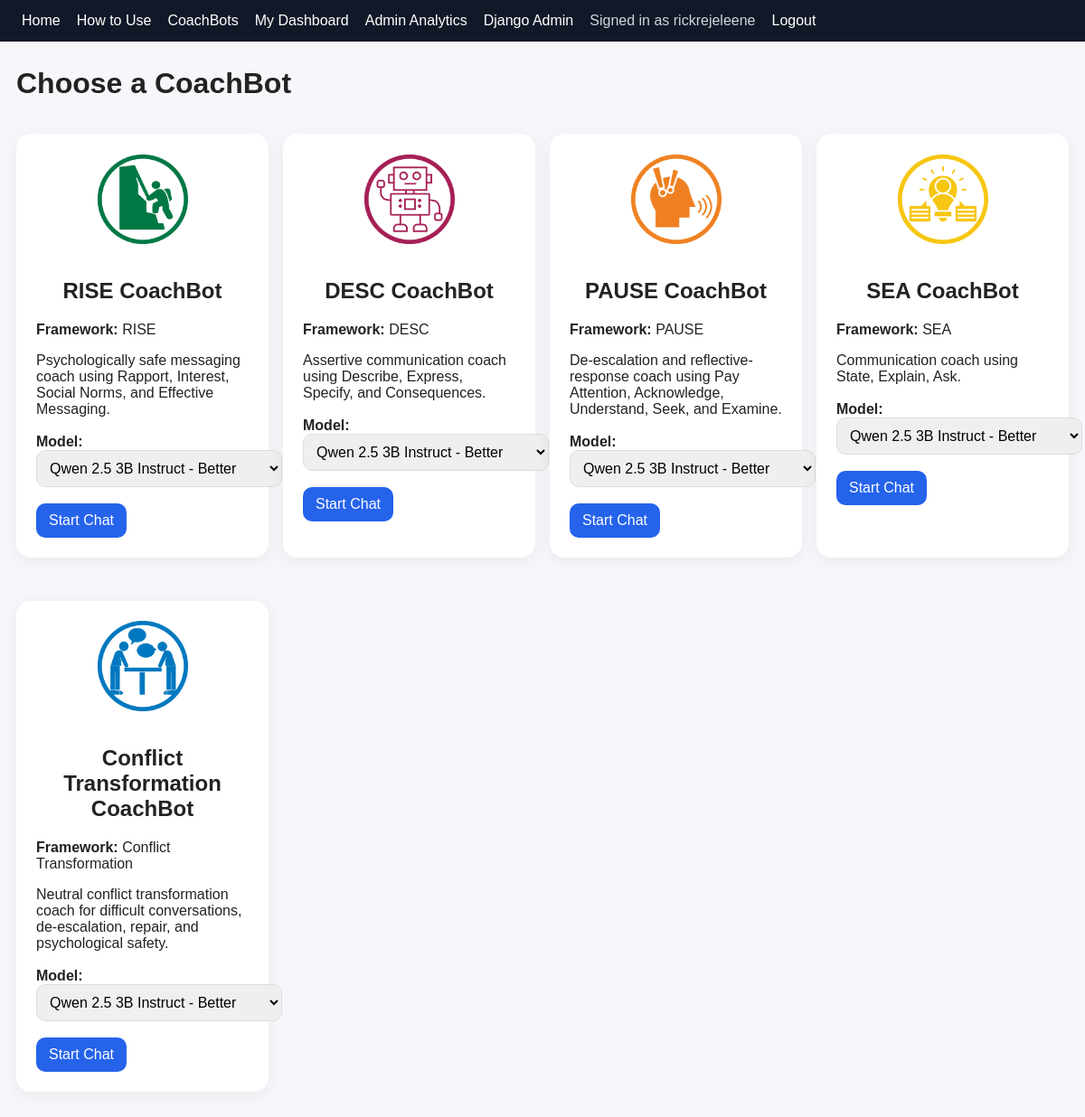
Screenshot of /bots/ (signed in) with the database file from the repository.
### bots/models.py (models this page shows, shortened)
class Chatbot(models.Model):
    name = models.CharField(max_length=120, unique=True)
    framework = models.CharField(max_length=80)
    description = models.TextField()
    system_prompt = models.TextField()
    is_active = models.BooleanField(default=True)

### bots/views.py (the view)
# urls.py: urlpatterns = [path('', views.bot_list, name='bot_list')]
def bot_list(request):
    bots = Chatbot.objects.filter(is_active=True)
    models = OllamaModel.objects.filter(is_active=True)
    return render(request, "bots/list.html", {
        "bots": bots,
        "models": models,
    })

### templates/bots/list.html (shortened to what this page needs)
{% extends "base.html" %}
{% load static %}
{% block content %}
<h1>Choose a CoachBot</h1>
<div class="grid">
  {% for bot in bots %}
    <div class="card bot-choice-card">
      {% if "Conflict" in bot.name %}
        <img src="{% static 'img/conflict-coachbot-logo.png' %}" class="bot-list-logo" alt="Conflict CoachBot Logo">
      {% elif "RISE" in bot.name %}
        <img src="{% static 'img/RISE.png' %}" class="bot-list-logo" alt="RISE CoachBot Logo">
      {% elif "DESC" in bot.name %}
        <img src="{% static 'img/DESC.png' %}" class="bot-list-logo" alt="DESC CoachBot Logo">
      {% elif "PAUSE" in bot.name %}
        <img src="{% static 'img/PAUSE.png' %}" class="bot-list-logo" alt="PAUSE CoachBot Logo">
      {% elif "SEA" in bot.name %}
        <img src="{% static 'img/SEA.png' %}" class="bot-list-logo" alt="SEA CoachBot Logo">
      {% endif %}
      <h2>{{ bot.name }}</h2>
      <p><strong>Framework:</strong> {{ bot.framework }}</p>
      <p>{{ bot.description }}</p>
      <form method="get" action="/chat/start/">
        <label><strong>Model:</strong></label>
        <select name="model_id">
          {% for model in models %}
            {% if model.is_active %}
              <option value="{{ model.id }}">{{ model.display_name }}</option>
            {% endif %}
          {% endfor %}
        </select>
        <br><br>
        <button type="submit">Start Chat</button>
      </form>
    </div>
  {% endfor %}
</div>
{% endblock %}

### templates/base.html (shortened to what this page needs)
<!doctype html>
<html lang="en">
<head>
</head>
<body>
  <nav>
    <a href="/">Home</a>
    <a href="/how-to-use/">How to Use</a>
    <a href="/bots/">CoachBots</a>
    {% if user.is_authenticated %}
      <a href="/chat/dashboard/">My Dashboard</a>
    {% endif %}
    {% if user.is_staff %}
      <a href="/analytics/admin-dashboard/">
        Admin Analytics
      </a>
      <a href="/admin/">
        Django Admin
      </a>
    {% endif %}
    {% if user.is_authenticated %}
      <span>
        Signed in as {{ user.username }}
      </span>
      <form
        method="post"
        action="{% url 'logout' %}"
        class="logout-form"
      >
        <button
          type="submit"
          class="logout-button"
        >
          Logout
        </button>
      </form>
    {% endif %}
  </nav>
  <main class="container">
    {% block content %}{% endblock %}
  </main>
</body>
</html>

### templates/base.html (style rules this page uses)
*, *::before, *::after { box-sizing: border-box; }
body { font-family: Arial, sans-serif; margin: 0; background: #f7f7fb; color: #222; }
nav { background: #111827; color: white; padding: 14px 24px; display: flex; align-items: center; gap: 18px; flex-wrap: wrap; }
nav a { color: white; text-decoration: none; }
nav span { color: #d1d5db; }
.logout-form { display: inline; margin: 0; }
.logout-button { background: none; border: none; border-radius: 0; color: white; padding: 0; font: inherit; cursor: pointer; text-decoration: none; }
.container { width: 100%; max-width: 1200px; margin: 28px auto; padding: 0 18px; }
.card { background: white; border-radius: 16px; padding: 22px; margin: 16px 0; box-shadow: 0 4px 18px rgba(0, 0, 0, 0.06); }
button, .btn { background: #2563eb; color: white; border: 0; border-radius: 10px; padding: 10px 14px; text-decoration: none; cursor: pointer; font: inherit; }
select, input, textarea { padding: 10px; border: 1px solid #ddd; border-radius: 10px; font: inherit; }
.grid { display: grid; grid-template-columns: repeat( auto-fit, minmax(240px, 1fr) ); gap: 16px; }

### templates/bots/list.html (style rules this page uses)
.bot-choice-card { text-align: center; }
.bot-list-logo { width: 100px; height: 100px; object-fit: contain; margin-bottom: 14px; }
.bot-choice-card p { text-align: left; }
.bot-choice-card form { margin-top: 18px; text-align: left; }

### rows the page displays
Chatbot: name "RISE CoachBot", framework "RISE", description "Psychologically safe messaging coach using Rapport, Interest, Social Norms, and Effective Messaging."
Chatbot: name "DESC CoachBot", framework "DESC", description "Assertive communication coach using Describe, Express, Specify, and Consequences."
Chatbot: name "PAUSE CoachBot", framework "PAUSE", description "De-escalation and reflective-response coach using Pay Attention, Acknowledge, Understand, Seek, and Examine."
Chatbot: name "SEA CoachBot", framework "SEA", description "Communication coach using State, Explain, Ask."
Chatbot: name "Conflict Transformation CoachBot", framework "Conflict Transformation", description "Neutral conflict transformation coach for difficult conversations, de-escalation, repair, and psychological safety."

### other values shown
{{ user.username }} "rickrejeleene"
form field model_id "Qwen 2.5 3B Instruct - Better"
